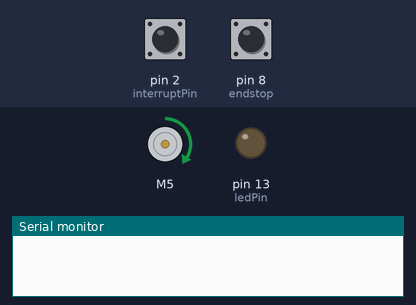
Recording of a sketch running on a simulated Arduino Mega 2560, built with avr-gcc and run on an emulated ATmega2560. On the bench: DC motor (green arrow = forward, orange = backward, longer = faster), output pins drawn as LEDs (lit = HIGH), the last lines printed to the serial monitor. The inputs (shaded band) are chosen by the test bench; at power-on: pin 2 (interruptPin) HIGH, pin 8 (endstop) LOW.

Above: at 0.8 s.
0.9 s: pin 2 (interruptPin) pulled LOW for 0.15 s
At 1.6 s:
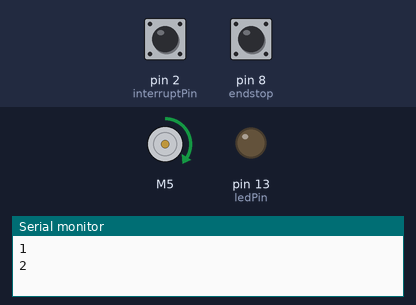
2.5 s: pin 8 (endstop) pulled HIGH for 0.15 s
At 3.3 s:
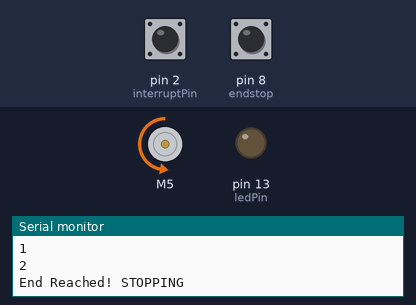
4.1 s: pin 2 (interruptPin) pulled LOW for 1 s
At 4.5 s:
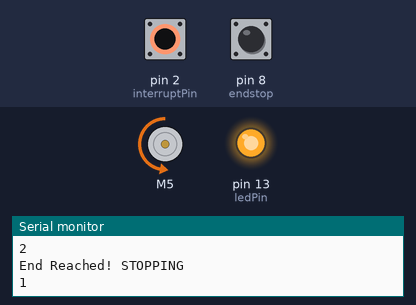
6.6 s: pin 2 (interruptPin) pulled LOW for 3.2 s
At 11.2 s:
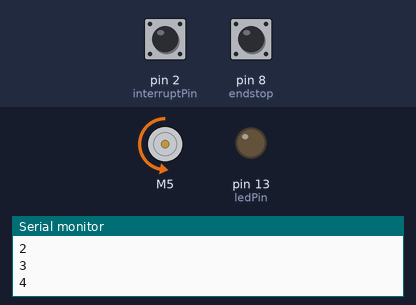
Timing chart, 0 to 12.3 s (numbered marks = the images above; inputs shaded):
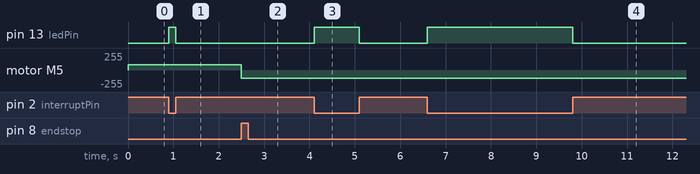

Measured:
- after the input at 0.9 s, pin 13 (ledPin): LOW → HIGH at once, → LOW 0.15 s later
- after the input at 2.5 s, motor M5: forward 76/255 → backward 127/255 at once
- after the input at 4.1 s, pin 13 (ledPin): LOW → HIGH at once, → LOW 1.0 s later
- after the input at 6.6 s, pin 13 (ledPin): LOW → HIGH at once, → LOW 3.2 s later

The sketch:

ABR_Interrupt_Rampup_Rampdown.ino
```cpp
/*
Interrupt based control of Bag Respirator with encoder count, initialization, rampup & rampdown.
AutoBag Respirator Project (2020)
by Suraj Dash & Kamalesh Bharadwaj

Ref. Robojax BTS7960 Motor Control library (https://robojax.com/learn/arduino/?vid=robojax_BTS7960_motor_driver)
Microcontroller: Arduino Mega2560
*/

#define RPWM 5        // pin for RPWM pin (output)
#define R_EN 7        // pin for R_EN pin (input)
#define R_IS 1        // pin for R_IS pin (output)

#define LPWM 9        // pin for LPWM pin (output)
#define L_EN 6        // pin for L_EN pin (input)
#define L_IS 12       // pin for L_IS pin (output)
#define CW 1          //do not change
#define CCW 0         //do not change
#define debug 0       //change to 0 to hide serial monitor debugging information or set to 1 to view

#include <RobojaxBTS7960.h>                     // BTS7960 Motor Control Code by Robojax.com
RobojaxBTS7960 motor(R_EN,RPWM,0,L_EN,LPWM,0,debug);

const byte ledPin = 13;
const byte interruptPin = 2;
volatile byte state = LOW;
volatile int count =0;

int dir = 1;
int endstop=8;
int PWM_B = 40;
int PWM_F = 50;
int PWM = 10;

void setup()
    {
      Serial.begin(9600);
      pinMode(ledPin, OUTPUT);
      pinMode(8, INPUT);
      pinMode(interruptPin, INPUT_PULLUP);

      attachInterrupt(digitalPinToInterrupt(interruptPin), encoder, CHANGE);
      motor.begin();
      Initialize();
      motor.stop();
    }

void loop()
    {
       if (dir==1)                           //Direction- pressing the bag
         {
           rampup();
           motor.rotate(PWM,CCW);
           if (count >= 55)
             {
             motor.stop();
             dir = -1;
             PWM = 10;
             }
           else {}
         }
       else                                  //Direction- releasing the bag
           {
           motor.rotate(PWM,CW);
           if (count < 5)
             {
               rampdown();
               if (digitalRead(endstop)== 1)
                  {
                    motor.stop();
                    Serial.println("End Reached! STOPPING");
                    dir = 1;
                    count = 0;
                    PWM = 10;
                  }
               else{}
              }
           else
             {
              rampup();
             }
         }
    }

void Initialize()                          //bring arm to home position at start
    {
      while(digitalRead(endstop)==1)
              {
                motor.rotate(30,CCW);
                delay(50);
              }
      motor.stop();

      while(digitalRead(endstop)==0)
              {
                motor.rotate(30,CW);
              }
      Serial.println("End Reached! STOPPING");
      count = 0;
      motor.stop();
    }

void encoder()                            //read encoder interrupt and count
    {
      state = !state;
      digitalWrite(ledPin, state);
      count = count+dir;
      Serial.println(count);
    }

void rampup()                             //speed up motor gradually to avoid vibrations
    {
      PWM = PWM + 5;
      if (dir == 1)
        {
         if (PWM>=PWM_F)
           {
              PWM = PWM_F;
           }
        }
      if (dir == -1)
        {
         if (PWM>=PWM_B)
           {
              PWM = PWM_B;
           }
        }
    }

void rampdown()                           //slow down motor to avoid vibration also maintain PWM for min torque
    {
      PWM = PWM - 5;
      if (PWM<=15)
         {
            PWM = 15;
         }
    }
```
